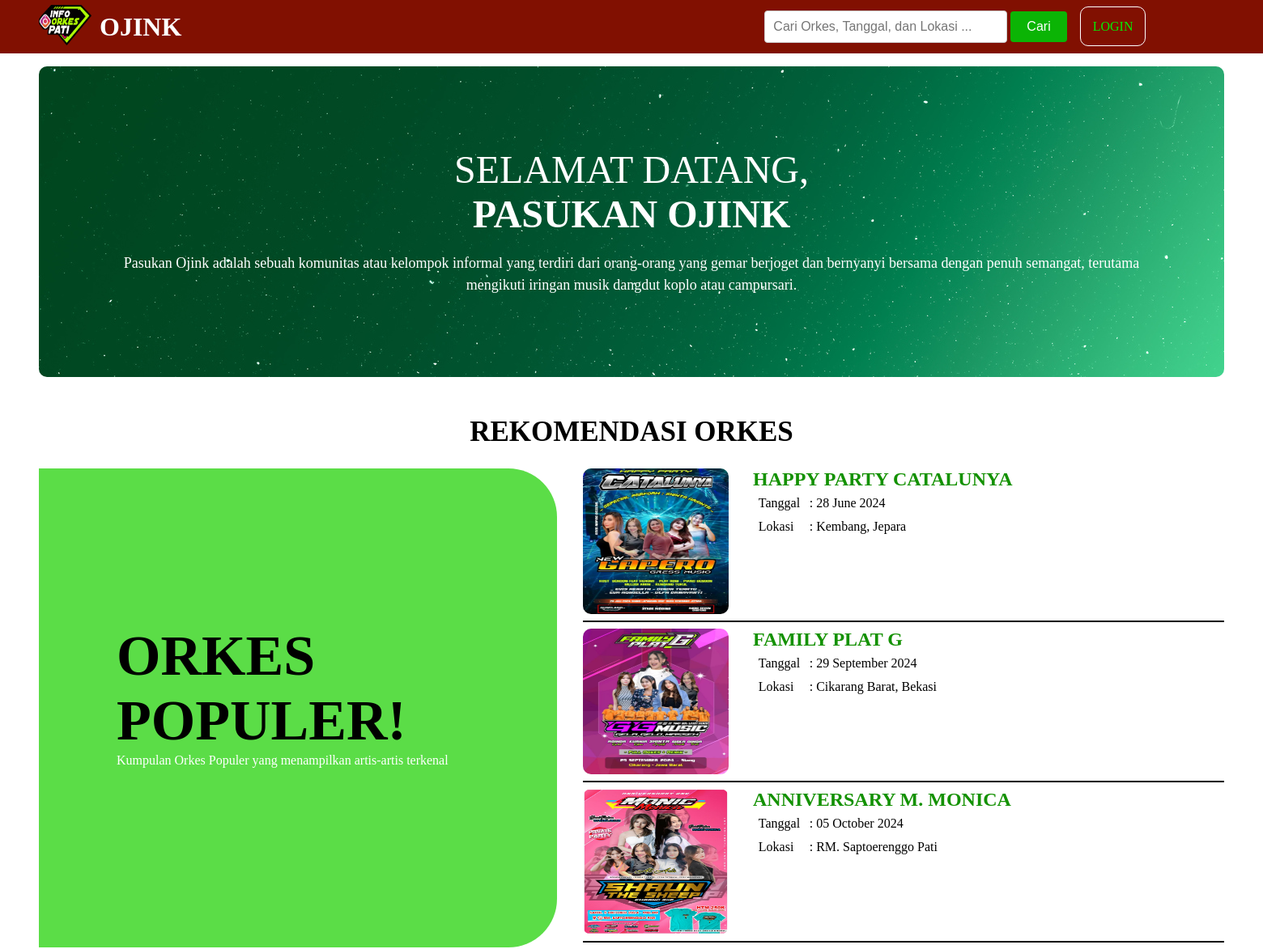
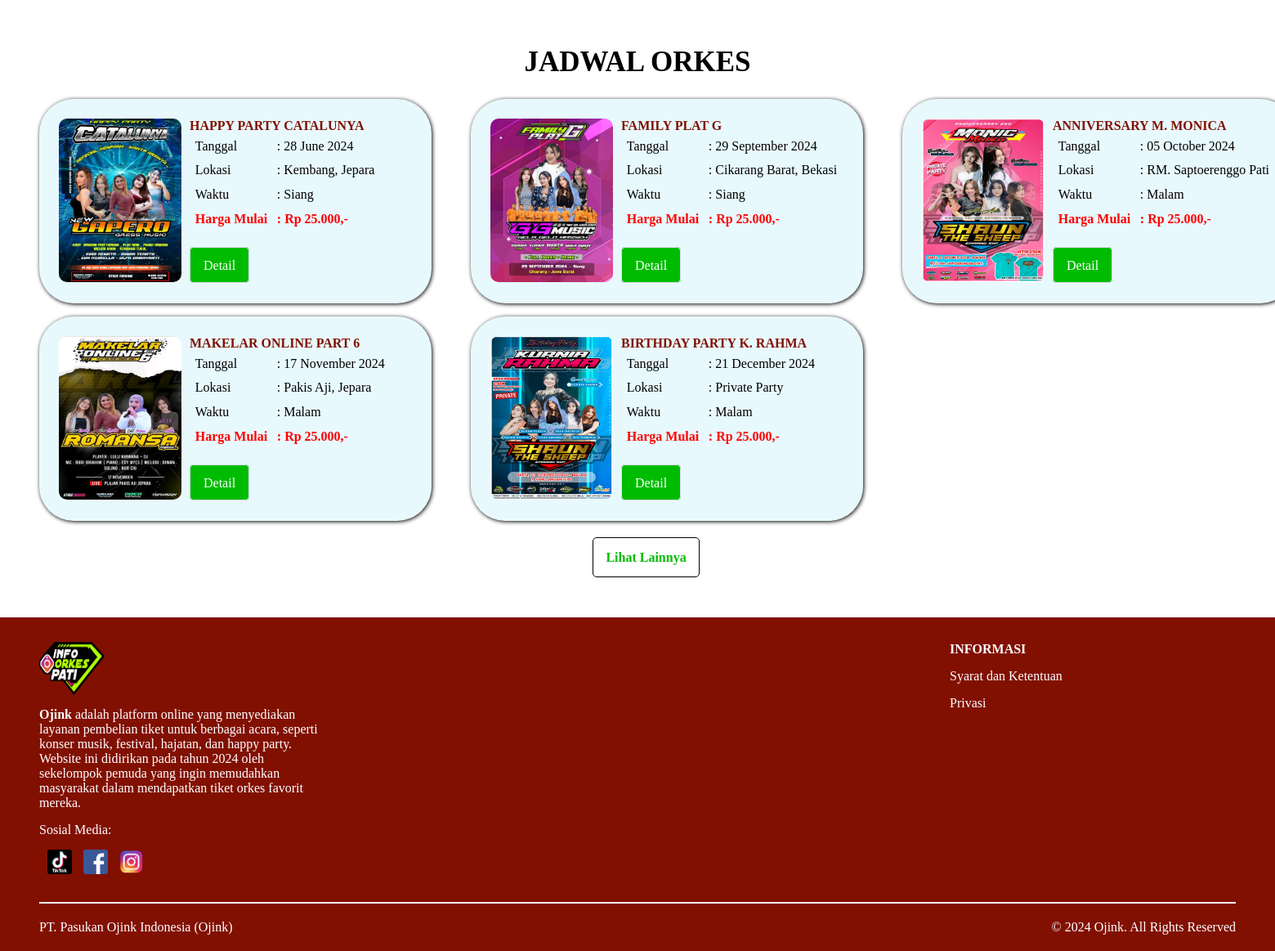
Screenshot of /halamanutama.php with the database file from the repository (2 pictures, top to bottom).
### tables this page shows
CREATE TABLE `jadwal_konser` (
  `id` int(10) NOT NULL,
  `img` varchar(255) NOT NULL,
  `title` varchar(23) NOT NULL,
  `tanggal` date NOT NULL,
  `lokasi` varchar(22) NOT NULL,
  `waktu` varchar(50) NOT NULL,
  `deskripsi` text DEFAULT NULL,
  `harga` int(11) DEFAULT NULL,
  `syarat_dan_ketentuan` text DEFAULT NULL,
  `nama_orkes` varchar(100) NOT NULL,
  `sosial_media_link` varchar(255) DEFAULT NULL,
  `artis` text DEFAULT NULL,
  `imgorkes` varchar(255) DEFAULT NULL,
  `imgsosmed` varchar(255) DEFAULT NULL,
  `imgpanggung` varchar(255) DEFAULT NULL
);

### halamanutama.php (the view, shortened to what this page needs)
<?php
  require "koneksi.php";
  $query1 = mysqli_query($con, "SELECT id, img, title, tanggal, lokasi, waktu, CONCAT('Rp ', REPLACE(FORMAT(harga, 0), ',', '.'),',-') AS harga FROM jadwal_konser WHERE tanggal >= CURDATE() ORDER BY tanggal ASC LIMIT 3");
  $query2 = mysqli_query($con, "SELECT id, img, title, tanggal, lokasi, waktu, CONCAT('Rp ', REPLACE(FORMAT(harga, 0), ',', '.'),',-') AS harga FROM jadwal_konser WHERE tanggal >= CURDATE() ORDER BY tanggal ASC LIMIT 3 OFFSET 3");
?>
<!DOCTYPE html>
<html lang="en">
  <head>
    <link rel="stylesheet" href="halamanutama.css" />
  </head>
  <body>
    <header>
      <div class="logo1">
        <a href="halamanutama.php">
          <img src="img/logo.png" alt="logo" />
        </a>
      </div>
      <div class="website">
        <a href="halamanutama.php">
          <h1>OJINK</h1>
        </a>
      </div>
      <div class="cari">
        <form method="GET" action="searching.php">
          <input type="text" id="cari" name="cari" value="<?php echo isset($_GET['cari']) ? htmlspecialchars($_GET['cari']) : ''; ?>" placeholder="Cari Orkes, Tanggal, dan Lokasi ...">
          <button type="submit">Cari</button>
        </form>
      </div>
      <div class="login">
        <?php if (isset($_SESSION['username'])): ?>
          <a href="logout.php" onclick="return confirmLogout();">LOGOUT</a>
          <script>
            function confirmLogout() {
              return confirm("Apakah Anda yakin ingin logout?");
            }
          </script>
        <?php else: ?>
        <a href="login.php">LOGIN</a>
        <?php endif; ?>
      </div>
    </header>
    <div class="banner">
      <h1 class="welcome">SELAMAT DATANG,</h1>
      <h1>PASUKAN OJINK</h1>
      <p>
        Pasukan Ojink adalah sebuah komunitas atau kelompok informal yang
        terdiri dari orang-orang yang gemar berjoget dan bernyanyi bersama
        dengan penuh semangat, terutama mengikuti iringan musik dangdut koplo
        atau campursari.
      </p>
    </div>
    <?php
      $artis = "Dinda Teratu";
      $query_check = mysqli_query($con, "SELECT COUNT(*) as count FROM jadwal_konser WHERE artis LIKE '%$artis%'");
      $row_check = mysqli_fetch_assoc($query_check);
      $artis_ada = $row_check['count'] > 0;
      $konser_data = [];
      if ($artis_ada) {
          $query_konser = mysqli_query($con, "SELECT id, img, title, tanggal, lokasi FROM jadwal_konser WHERE artis LIKE '%$artis%' AND tanggal >= CURDATE() ORDER BY tanggal LIMIT 3");
          $konser_data = mysqli_fetch_all($query_konser, MYSQLI_ASSOC);
      }
      if ($artis_ada && !empty($konser_data)) {
          echo '<section class="rekomendasi">
              <h1>REKOMENDASI ORKES</h1>
              <div class="side">
                  <h2>ORKES POPULER!</h2>
                  <p>Kumpulan Orkes Populer yang menampilkan artis-artis terkenal</p>
              </div>
              <div class="halrek">';
          foreach ($konser_data as $konser) {
              echo '<div class="kotak">
                  <div class="poster">
                      <img src="img/' . $konser['img'] . '" alt="' . $konser['title'] . '" />
                  </div>
                  <div class="isi">
                      <a href="detail.php?id=' . $konser['id'] . '">
                          <h2>' . $konser['title'] . '</h2>
                      </a>
                      <table>
                          <tr>
                              <td>Tanggal</td>
                              <td>: ' . date('d F Y', strtotime($konser['tanggal'])) . '</td>
                          </tr>
                          <tr>
                              <td>Lokasi</td>
                              <td>: ' . $konser['lokasi'] . '</td>
                          </tr>
                      </table>
                  </div>
              </div>';
          }
          echo '</div>
          </section>';
      } else {
          echo "Data konser tidak ditemukan untuk artis '$artis'.";
      }
    ?>
    <section class="jadwal">
      <h1>JADWAL ORKES</h1>
      <div class="container-content">
        <?php
          while($data = mysqli_fetch_array($query1)){
        ?>
        <div class="pemaindor">
          <div class="kotak">
            <div class="poster">
              <img src="img/<?php echo $data['img']?>" alt="<?php echo $data['img']?>" />
            </div>
            <div class="isi">
              <h2><?php echo $data['title']?></h2>
              <table>
                <tr>
                  <td>Tanggal</td>
                  <td>: <?php echo date('d F Y', strtotime($data['tanggal'])) ?></td>
                </tr>
                <tr>
                  <td>Lokasi</td>
                  <td>: <?php echo $data['lokasi']?></td>
                </tr>
                <tr>
                  <td>Waktu</td>
                  <td>: <?php echo $data['waktu']?></td>
                </tr>
                <tr>
                  <td class="harga">Harga Mulai</td>
                  <td class="harga">: <?php echo $data['harga']?></td>
                </tr>
              </table>
              <div class="detail">
                <a href="detail.php?id=<?php echo $data['id']?>">Detail</a>
              </div>
            </div>
          </div>
        </div>
        <?php
          }
        ?>
      </div>
      <div class="container-content">
        <?php
          while($data2 = mysqli_fetch_array($query2)){
        ?>
        <div class="pemaindor">
          <div class="kotak">
            <div class="poster">
              <img src="img/<?php echo $data2['img']?>" alt="<?php echo $data2['img']?>" />
            </div>
            <div class="isi">
              <h2><?php echo $data2['title']?></h2>
              <table>
                <tr>
                  <td>Tanggal</td>
                  <td>: <?php echo date('d F Y', strtotime($data2['tanggal'])) ?></td>
                </tr>
                <tr>
                  <td>Lokasi</td>
                  <td>: <?php echo $data2['lokasi']?></td>
                </tr>
                <tr>
                  <td>Waktu</td>
                  <td>: <?php echo $data2['waktu']?></td>
                </tr>
                <tr>
                  <td class="harga">Harga Mulai</td>
                  <td class="harga">: <?php echo $data2['harga']?></td>
                </tr>
              </table>
              <div class="detail">
                <a href="detail.php?id=<?php echo $data2['id']?>">Detail</a>
              </div>
            </div>
          </div>
        </div>
        <?php
          }
        ?>
      </div>
      <div class="seemore">
        <a href="full.php">Lihat Lainnya</a>
      </div>
    </section>
    <footer>
      <div class="footer1">
        <div class="footerkiri">
          <img class="logo" src="img/logo.png" alt=" logo" />
          <p>
            <b>Ojink</b> adalah platform online yang menyediakan layanan
            pembelian tiket untuk berbagai acara, seperti konser musik,
            festival, hajatan, dan happy party. Website ini didirikan pada tahun
            2024 oleh sekelompok pemuda yang ingin memudahkan masyarakat dalam
            mendapatkan tiket orkes favorit mereka.
          </p>
          <p>Sosial Media:</p>
          <div class="sosmed">
            <a href="https://www.tiktok.com/@info_orkes_pati"
              ><img src="img/tiktok.png" alt="tiktok"
            /></a>
            <a href="https://www.facebook.com/infoorkespati"
              ><img src="img/fb.png" alt="fb"
            /></a>
            <a href="https://www.instagram.com/infoorkespati/"
              ><img src="img/ig.png" alt="ig"
            /></a>
          </div>
        </div>
        <div class="footerkiri">
          <p><b>INFORMASI</b></p>
          <a href="syarat.php">
            <p>Syarat dan Ketentuan</p>
          </a>
          <a href="syarat.php">
            <p>Privasi</p>
          </a>
        </div>
      </div>
      <div class="copyright">
        <p>PT. Pasukan Ojink Indonesia (Ojink)</p>
        <p>&copy; 2024 Ojink. All Rights Reserved</p>
      </div>
    </footer>
  </body>
</html>

### halamanutama.css (style rules this page uses)
* { margin: 0; padding: 0; box-sizing: border-box; }
body { background-color: white; }
header { position: sticky; top: 0; display: flex; align-items: center; padding-top: 6px; padding-bottom: 6px; background-color: #811001; z-index: 1; }
.logo1 img { margin-left: 3rem; width: 65px; height: 50px; }
.website { margin-left: 10px; }
.website a { text-decoration: none; color: white; }
.cari { margin-left: 45rem; }
.cari input[type="text"] { padding: 10px; width: 300px; font-size: 16px; border: 1px solid #ccc; border-radius: 4px; }
.cari button { padding: 10px 20px; font-size: 16px; background-color: #0bb405; color: #fff; border: none; border-radius: 4px; cursor: pointer; }
.login { margin-left: 1rem; }
.login a { color: #04ec04; text-decoration: none; padding: 15px; border: 1px solid white; border-radius: 10px; }
.banner { margin: 1rem 3rem 3rem 3rem; padding: 100px; border-radius: 10px; background-image: url(img/background\ header.jpg); }
.banner .welcome { font-weight: 500; color: white; }
.banner h1 { text-align: center; font-size: 48px; font-weight: 600; color: white; }
.banner p { text-align: center; font-size: 18px; margin-top: 20px; line-height: 27px; color: white; }
.rekomendasi { margin-bottom: 3rem; }
.rekomendasi h1 { margin-bottom: 25px; text-align: center; font-size: 35px; color: #000000; }
.rekomendasi .side { border-radius: 0px 60px 60px 0px; background-color: #5bdd47; margin-left: 3rem; margin-right: 2rem; width: 40rem; height: 37rem; float: left; }
.rekomendasi .side h2 { margin-top: 30%; margin-left: 15%; font-size: 70px; }
.rekomendasi .side p { margin-left: 15%; color: white; }
.rekomendasi .halrek .kotak { margin-left: 3rem; margin-right: 3rem; height: 190px; border-bottom: 2px solid black; display: flex; margin-bottom: 0.5rem; }
.rekomendasi .halrek .kotak .poster { margin-right: 30px; }
.rekomendasi .halrek .kotak .poster img { width: 180px; height: 180px; border-radius: 10px; }
.rekomendasi .halrek .kotak .isi table tr td { padding: 0.3rem; }
.rekomendasi .halrek .kotak .isi h2 { font-weight: bold; color: #139100; }
.rekomendasi .halrek .kotak .isi a { text-decoration: none; }
.harga { color: red; font-weight: bolder; }
.jadwal { padding-top: 1rem; padding-bottom: 4rem; }
.jadwal h1 { margin-bottom: 25px; text-align: center; font-size: 35px; color: #000000; }
.container-content { display: flex; }
.jadwal .container-content .kotak { margin-left: 3rem; margin-bottom: 1rem; width: 30rem; height: 250px; border-radius: 42px; background: #e8f9fd; box-shadow: 1px 1px 5px black; padding: 1.5rem; display: flex; }
.jadwal .container-content .kotak .poster { margin-right: 10px; }
.jadwal .container-content .kotak .poster img { width: 150px; height: 200px; border-radius: 10px; }
.jadwal .container-content .kotak .isi table tr td { padding: 0.3rem; }
.jadwal .container-content .kotak .isi h2 { font-size: medium; color: #811001; }
.detail { margin-top: 2rem; margin-right: 2rem; }
.detail a { padding: 0.8rem 1rem; text-decoration: none; border-radius: 5px; background-color: #00bc00; color: white; border: 1px solid #dbdcef; }
.seemore { margin-top: 20px; }
.seemore a { margin-top: 10px; padding: 15px; border-radius: 5px; border: 1px solid black; color: #00bc00; text-decoration: none; font-weight: bold; margin-left: 46.5%; }
footer { background-color: #811001; padding-top: 30px; padding-bottom: 20px; padding-left: 3rem; padding-right: 3rem; }
.footer1 { display: flex; justify-content: space-between; border-bottom: 2px solid white; padding-bottom: 30px; }
.footerkiri { display: flex; flex-direction: column; gap: 15px; }
.logo { width: 80px; height: 65px; }
.footerkiri p { color: white; width: 350px; }
.footerkiri a { text-decoration: none; }
.sosmed a { text-decoration: none; }
.sosmed a img { width: 30px; height: 30px; margin-left: 10px; }
.copyright { display: flex; justify-content: space-between; margin-top: 20px; color: white; }

### rows the page displays
jadwal_konser: img (picture), title "HAPPY PARTY CATALUNYA", tanggal "28 June 2024", lokasi "Kembang, Jepara", waktu "Siang", harga "Rp 25.000,-"
jadwal_konser: img (picture), title "FAMILY PLAT G", tanggal "29 September 2024", lokasi "Cikarang Barat, Bekasi", waktu "Siang", harga "Rp 25.000,-"
jadwal_konser: img (picture), title "ANNIVERSARY M. MONICA", tanggal "05 October 2024", lokasi "RM. Saptoerenggo Pati", waktu "Malam", harga "Rp 25.000,-"
jadwal_konser: img (picture), title "MAKELAR ONLINE PART 6", tanggal "17 November 2024", lokasi "Pakis Aji, Jepara", waktu "Malam", harga "Rp 25.000,-"
jadwal_konser: img (picture), title "BIRTHDAY PARTY K. RAHMA", tanggal "21 December 2024", lokasi "Private Party", waktu "Malam", harga "Rp 25.000,-"
